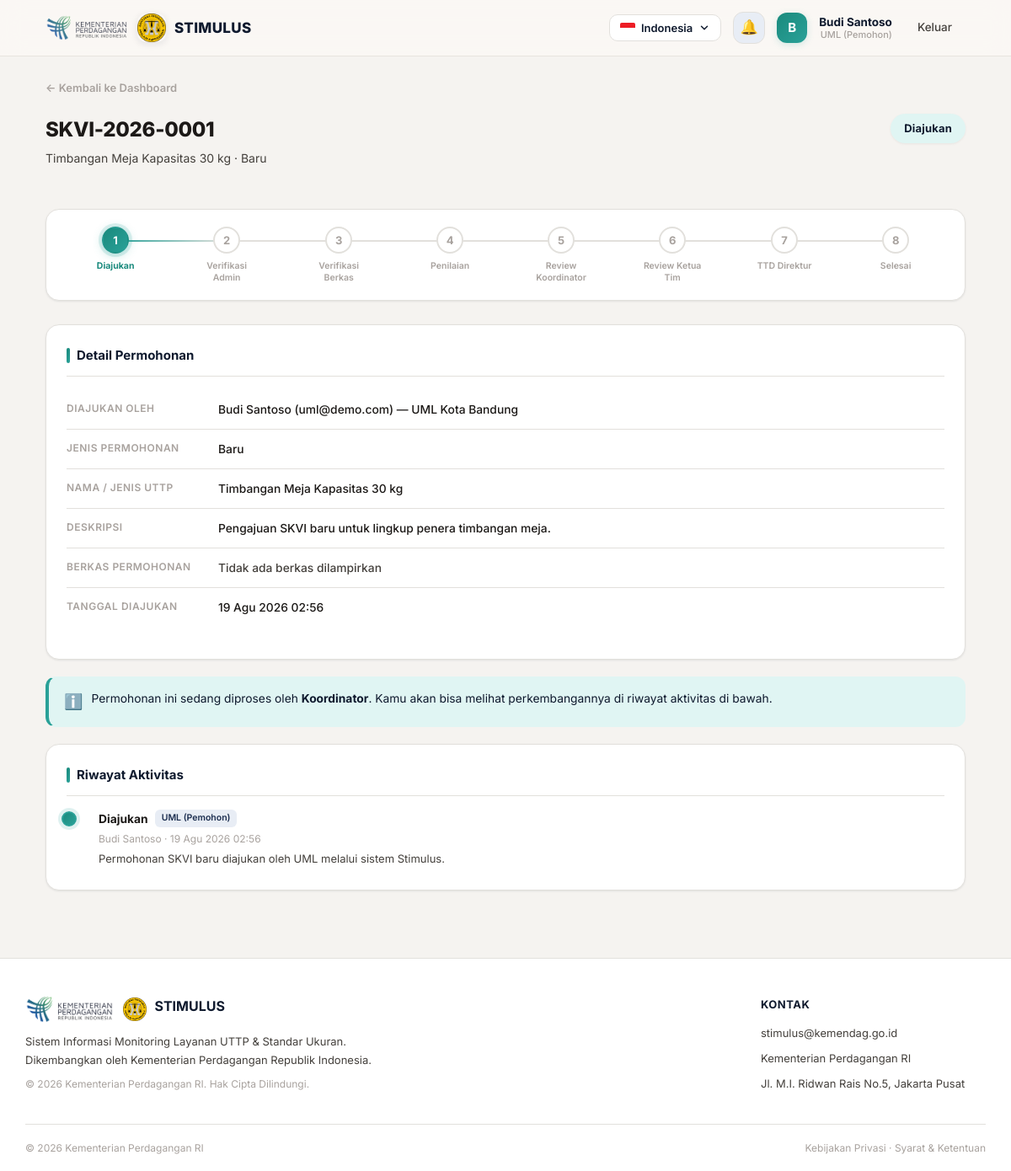
The page /permohonan_detail.php?id=1 (signed in) on the database its author committed.
### tables this page shows
CREATE TABLE permohonan (
    id INT AUTO_INCREMENT PRIMARY KEY,
    kode_permohonan VARCHAR(30) NOT NULL UNIQUE,
    uml_id INT NOT NULL,
    jenis_permohonan ENUM('baru','tambah','kurang') NOT NULL,
    nama_uttp VARCHAR(180) NOT NULL,
    deskripsi TEXT,
    file_permohonan VARCHAR(255) DEFAULT NULL,

    status VARCHAR(40) NOT NULL DEFAULT 'diajukan',
     
     
     
     

    catatan_koordinator TEXT,
    catatan_verifikator TEXT,
    jadwal_zoom DATETIME DEFAULT NULL,
    hasil_penilaian TEXT,
    file_draft_skvi VARCHAR(255) DEFAULT NULL,

    nomor_skvi VARCHAR(60) DEFAULT NULL,
    file_skvi_final VARCHAR(255) DEFAULT NULL,

    created_at TIMESTAMP DEFAULT CURRENT_TIMESTAMP,
    updated_at TIMESTAMP DEFAULT CURRENT_TIMESTAMP ON UPDATE CURRENT_TIMESTAMP,

    FOREIGN KEY (uml_id) REFERENCES users(id)
);

CREATE TABLE users (
    id INT AUTO_INCREMENT PRIMARY KEY,
    nama VARCHAR(120) NOT NULL,
    email VARCHAR(120) NOT NULL UNIQUE,
    password VARCHAR(255) NOT NULL,
    role ENUM('uml','koordinator','verifikator','ketua_tim','direktur') NOT NULL,
    instansi VARCHAR(180) DEFAULT NULL COMMENT 'Nama Unit Metrologi Legal, khusus role uml',
    created_at TIMESTAMP DEFAULT CURRENT_TIMESTAMP
);

CREATE TABLE log_aktivitas (
    id INT AUTO_INCREMENT PRIMARY KEY,
    permohonan_id INT NOT NULL,
    user_id INT NOT NULL,
    status_sebelum VARCHAR(40) DEFAULT NULL,
    status_sesudah VARCHAR(40) NOT NULL,
    keterangan TEXT,
    created_at TIMESTAMP DEFAULT CURRENT_TIMESTAMP,

    FOREIGN KEY (permohonan_id) REFERENCES permohonan(id) ON DELETE CASCADE,
    FOREIGN KEY (user_id) REFERENCES users(id)
);

### functions.php (called while the page is built, shortened)
<?php
function status_label(string $status): string
{
    $key = 'status.' . $status;
    if (function_exists('t')) {
        $translated = t($key);
        if ($translated !== $key) return $translated;
    }
    $labels = [
        'diajukan'                => 'Diajukan',
        'verifikasi_administrasi' => 'Verifikasi Administrasi (Koordinator)',
        'dikembalikan_uml'        => 'Dikembalikan ke UML (Perlu Kelengkapan)',
        'verifikasi_berkas'       => 'Verifikasi Berkas (Verifikator)',
        'penilaian'               => 'Penilaian Zoom Meeting',
        'review_koordinator'      => 'Review Draft SKVI (Koordinator)',
        'review_ketua_tim'        => 'Review Draft SKVI (Ketua Tim)',
        'menunggu_ttd_direktur'   => 'Menunggu Tanda Tangan Direktur',
        'selesai'                 => 'Selesai - SKVI Terbit',
    ];
    return $labels[$status] ?? $status;
}
function status_badge_class(string $status): string
{
    $map = [
        'diajukan'                => 'badge-info',
        'verifikasi_administrasi' => 'badge-info',
        'dikembalikan_uml'        => 'badge-warning',
        'verifikasi_berkas'       => 'badge-info',
        'penilaian'               => 'badge-info',
        'review_koordinator'      => 'badge-info',
        'review_ketua_tim'        => 'badge-info',
        'menunggu_ttd_direktur'   => 'badge-info',
        'selesai'                 => 'badge-success',
    ];
    return $map[$status] ?? 'badge-info';
}
function status_pemilik(string $status): string
{
    $map = [
        'diajukan'                => 'koordinator',
        'verifikasi_administrasi' => 'koordinator',
        'dikembalikan_uml'        => 'uml',
        'verifikasi_berkas'       => 'verifikator',
        'penilaian'               => 'verifikator',
        'review_koordinator'      => 'koordinator',
        'review_ketua_tim'        => 'ketua_tim',
        'menunggu_ttd_direktur'   => 'direktur',
        'selesai'                 => 'uml',
    ];
    return $map[$status] ?? '';
}
function jenis_label(string $jenis): string
{
    $key = 'jenis.' . $jenis;
    if (function_exists('t')) {
        $translated = t($key);
        if ($translated !== $key) return $translated;
    }
    $map = ['baru' => 'Baru', 'tambah' => 'Tambah Lingkup', 'kurang' => 'Kurangi Lingkup'];
    return $map[$jenis] ?? $jenis;
}
function role_label(string $role): string
{
    $map = [
        'uml'         => ['id' => 'UML (Pemohon)',          'en' => 'UML (Applicant)'],
        'koordinator' => ['id' => 'Koordinator',            'en' => 'Coordinator'],
        'verifikator' => ['id' => 'Verifikator',            'en' => 'Verifier'],
        'ketua_tim'   => ['id' => 'Ketua Tim',              'en' => 'Team Leader'],
        'direktur'    => ['id' => 'Direktur',               'en' => 'Director'],
    ];
    $lang = function_exists('get_language') ? get_language() : 'id';
    return $map[$role][$lang] ?? $role;
}
function format_tanggal(?string $datetime): string
{
    $bulan = ['01'=>'Jan','02'=>'Feb','03'=>'Mar','04'=>'Apr','05'=>'Mei','06'=>'Jun',
              '07'=>'Jul','08'=>'Agu','09'=>'Sep','10'=>'Okt','11'=>'Nov','12'=>'Des'];
    $ts = strtotime($datetime);
    return date('d', $ts) . ' ' . $bulan[date('m', $ts)] . ' ' . date('Y H:i', $ts);
}

### translations.php (called while the page is built, shortened)
<?php
function get_language(): string {
    return $_SESSION['lang'] ?? 'id';
}
function t(string $key): string {
    global $translations;
    $lang = get_language();
    $text = $translations[$lang][$key] ?? null;
    if ($text !== null) return $text;
    $source = $translations['id'][$key] ?? null;
    return auto_translate($source, $lang);
}

### auth.php (called while the page is built, shortened)
<?php
require_once __DIR__ . '/translations.php';
function current_role(): string
{
    return $_SESSION['role'] ?? '';
}

### permohonan_detail.php (the view, shortened to what this page needs)
<?php
require_once 'config.php';
require_once 'includes/auth.php';
require_once 'includes/functions.php';
$id   = (int) ($_GET['id'] ?? 0);
$role = current_role();
$stmt = $pdo->prepare(
    'SELECT p.*, u.nama AS nama_uml, u.email AS email_uml, u.instansi
     FROM permohonan p JOIN users u ON u.id = p.uml_id
     WHERE p.id = ?'
);
$stmt->execute([$id]);
$p = $stmt->fetch();
$logStmt = $pdo->prepare(
    'SELECT l.*, u.nama AS nama_user, u.role AS role_user
     FROM log_aktivitas l JOIN users u ON u.id = l.user_id
     WHERE l.permohonan_id = ? ORDER BY l.created_at ASC'
);
$logStmt->execute([$id]);
$riwayat = $logStmt->fetchAll();
$pemilikStatus = status_pemilik($p['status']);
$bisaBertindak = ($pemilikStatus === $role);
$workflowSteps = [
    'diajukan'                => ['label' => 'Diajukan',             'icon' => '📝'],
    'verifikasi_administrasi' => ['label' => 'Verifikasi Admin',     'icon' => '🔍'],
    'verifikasi_berkas'       => ['label' => 'Verifikasi Berkas',    'icon' => '📋'],
    'penilaian'               => ['label' => 'Penilaian',            'icon' => '🎯'],
    'review_koordinator'      => ['label' => 'Review Koordinator',   'icon' => '👁️'],
    'review_ketua_tim'        => ['label' => 'Review Ketua Tim',     'icon' => '✅'],
    'menunggu_ttd_direktur'   => ['label' => 'TTD Direktur',         'icon' => '✍️'],
    'selesai'                 => ['label' => 'Selesai',              'icon' => '🎉'],
];
$statusOrder = array_keys($workflowSteps);
$currentIndex = array_search($p['status'], $statusOrder);
require 'includes/header.php';
?>
<a href="dashboard.php" class="breadcrumb-link">← Kembali ke Dashboard</a>
<div class="page-header-row">
    <div class="page-header">
        <h1><?= htmlspecialchars($p['kode_permohonan']) ?></h1>
        <p><?= htmlspecialchars($p['nama_uttp']) ?> &middot; <?= jenis_label($p['jenis_permohonan']) ?></p>
    </div>
    <span class="badge <?= status_badge_class($p['status']) ?> badge-lg">
        <?= status_label($p['status']) ?>
    </span>
</div>
<div class="workflow-progress reveal">
    <?php foreach ($workflowSteps as $stepKey => $step): ?>
        <?php
        $stepIndex = array_search($stepKey, $statusOrder);
        $stepClass = 'future';
        if ($p['status'] === $stepKey) $stepClass = 'active';
        elseif ($stepIndex < $currentIndex) $stepClass = 'completed';
        ?>
        <div class="workflow-step <?= $stepClass ?>">
            <div class="step-circle">
                <?php if ($stepClass === 'completed'): ?>✓<?php else: ?><?= $stepIndex + 1 ?><?php endif; ?>
            </div>
            <div class="step-label"><?= $step['label'] ?></div>
        </div>
    <?php endforeach; ?>
</div>
<div class="card reveal">
    <div class="card-title">Detail Permohonan</div>
    <dl class="detail-grid">
        <dt>Diajukan oleh</dt>
        <dd><?= htmlspecialchars($p['nama_uml']) ?> (<?= htmlspecialchars($p['email_uml']) ?>)<?= $p['instansi'] ? ' — ' . htmlspecialchars($p['instansi']) : '' ?></dd>
        <dt>Jenis Permohonan</dt>
        <dd><?= jenis_label($p['jenis_permohonan']) ?></dd>
        <dt>Nama / Jenis UTTP</dt>
        <dd><?= htmlspecialchars($p['nama_uttp']) ?></dd>
        <dt>Deskripsi</dt>
        <dd><?= nl2br(htmlspecialchars($p['deskripsi'] ?: '-')) ?></dd>
        <dt>Berkas Permohonan</dt>
        <dd><?= $p['file_permohonan']
            ? '<a class="file-chip" href="' . htmlspecialchars($p['file_permohonan']) . '" target="_blank">📎 Lihat Berkas</a>'
            : '<span class="text-muted">Tidak ada berkas dilampirkan</span>' ?></dd>
        <dt>Tanggal Diajukan</dt>
        <dd><?= format_tanggal($p['created_at']) ?></dd>
    </dl>
</div>
<?php if ($p['status'] === 'selesai'): ?>
    <div class="card reveal" style="border-left:4px solid var(--green-600);">
        <div class="card-title" style="border-bottom-color:var(--green-100);">
            🎉 SKVI Terbit
        </div>
        <p>SKVI sudah ditandatangani secara digital oleh Direktur dan siap diunduh.</p>
        <a href="unduh.php?id=<?= $p['id'] ?>" class="btn btn-success btn-pill" style="margin-top:8px;">⬇ Unduh SKVI (<?= htmlspecialchars($p['nomor_skvi']) ?>)</a>
    </div>
<?php else: ?>
    <div class="alert alert-info">
        <span class="alert-icon">ℹ️</span>
        <span>Permohonan ini sedang diproses oleh <strong><?= htmlspecialchars(role_label($pemilikStatus)) ?></strong>.
        Kamu akan bisa melihat perkembangannya di riwayat aktivitas di bawah.</span>
    </div>
<?php endif; ?>
<div class="card reveal">
    <div class="card-title">Riwayat Aktivitas</div>
    <ul class="timeline">
        <?php foreach ($riwayat as $r): ?>
            <li>
                <div class="tl-title">
                    <?= status_label($r['status_sesudah']) ?>
                    <span class="role-badge"><?= role_label($r['role_user']) ?></span>
                </div>
                <div class="tl-meta"><?= htmlspecialchars($r['nama_user']) ?> &middot; <?= format_tanggal($r['created_at']) ?></div>
                <div class="tl-desc"><?= htmlspecialchars($r['keterangan']) ?></div>
            </li>
        <?php endforeach; ?>
    </ul>
</div>
<?php require 'includes/footer.php'; ?>

### rows shown on the page
permohonan: kode_permohonan "SKVI-2026-0001", nama_uttp "Timbangan Meja Kapasitas 30 kg", jenis_permohonan "Baru", status "Diajukan", uml.nama "Budi Santoso", uml.email "uml@demo.com", uml.instansi "UML Kota Bandung", deskripsi "Pengajuan SKVI baru untuk lingkup penera timbangan meja.", created_at "19 Agu 2026 02:56", status "Koordinator"
log_aktivitas: status_sesudah "Diajukan", user.role "UML (Pemohon)", user.nama "Budi Santoso", created_at "19 Agu 2026 02:56", keterangan "Permohonan SKVI baru diajukan oleh UML melalui sistem Stimulus."

### other values the page prints
APP_NAME "STIMULUS"
t('lang.id') "Indonesia"
substr($_SESSION['nama'], 0, 1) "B"
$_SESSION['nama'] "Budi Santoso"
role_label($_SESSION['role']) "UML (Pemohon)"
t('nav.keluar') "Keluar"
$stepIndex + 1 "1"
$step['label'] "Diajukan"
$stepIndex + 1 "2"
$step['label'] "Verifikasi Admin"
$stepIndex + 1 "3"
$step['label'] "Verifikasi Berkas"
$stepIndex + 1 "4"
$step['label'] "Penilaian"
$stepIndex + 1 "5"
